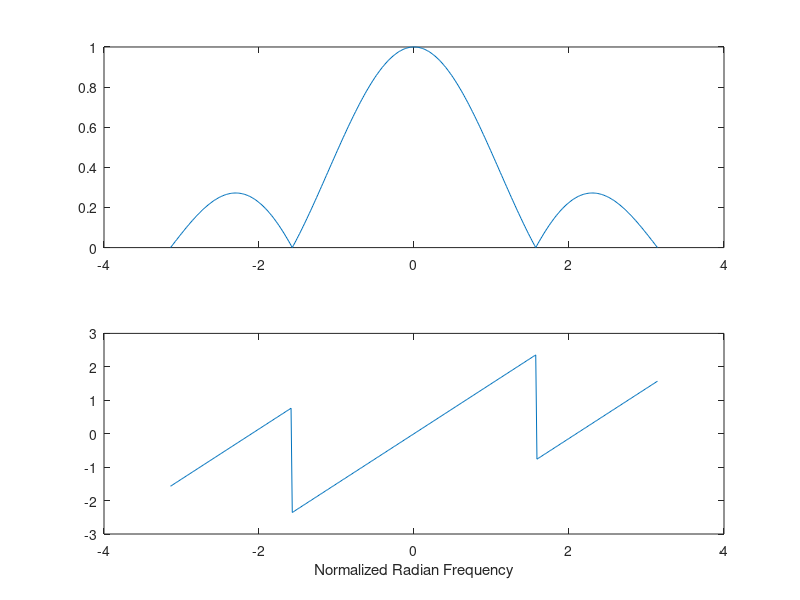

MATLAB code for this plot:
clc;
clear all;

w= -pi:pi/200:pi; 
K= .5.*exp(1i*1.5*w).*(cos(0.5*w)+cos(1.5*w));
subplot(2,1,1);
plot(w, abs(K))
subplot(2,1,2);
plot(w, angle(K))
xlabel('Normalized Radian Frequency')